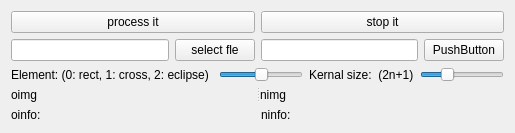
      <widget class="QWidget" name="tab_3">
       <attribute name="title">
        <string>Dilate</string>
       </attribute>
       <layout class="QVBoxLayout" name="verticalLayout_4">
        <item>
         <layout class="QHBoxLayout" name="horizontalLayout_9">
          <item>
           <widget class="QPushButton" name="pushButton_11">
            <property name="text">
             <string>process it</string>
            </property>
           </widget>
          </item>
          <item>
           <widget class="QPushButton" name="pushButton_12">
            <property name="text">
             <string>stop it</string>
            </property>
           </widget>
          </item>
         </layout>
        </item>
        <item>
         <layout class="QHBoxLayout" name="horizontalLayout_8">
          <item>
           <widget class="QLineEdit" name="lineEdit_5"/>
          </item>
          <item>
           <widget class="QPushButton" name="pushButton_9">
            <property name="text">
             <string>select fle</string>
            </property>
           </widget>
          </item>
          <item>
           <widget class="QLineEdit" name="lineEdit_6"/>
          </item>
          <item>
           <widget class="QPushButton" name="pushButton_10">
            <property name="text">
             <string>PushButton</string>
            </property>
           </widget>
          </item>
         </layout>
        </item>
        <item>
         <layout class="QHBoxLayout" name="horizontalLayout_11">
          <item>
           <widget class="QLabel" name="label_18">
            <property name="text">
             <string>Element: (0: rect, 1: cross, 2: eclipse) </string>
            </property>
           </widget>
          </item>
          <item>
           <widget class="QSlider" name="horizontalSlider_3">
            <property name="maximum">
             <number>2</number>
            </property>
            <property name="value">
             <number>1</number>
            </property>
            <property name="orientation">
             <enum>Qt::Horizontal</enum>
            </property>
           </widget>
          </item>
          <item>
           <widget class="QLabel" name="label_19">
            <property name="text">
             <string>Kernal size:  (2n+1)</string>
            </property>
           </widget>
          </item>
          <item>
           <widget class="QSlider" name="horizontalSlider_4">
            <property name="maximum">
             <number>21</number>
            </property>
            <property name="value">
             <number>6</number>
            </property>
            <property name="orientation">
             <enum>Qt::Horizontal</enum>
            </property>
           </widget>
          </item>
         </layout>
        </item>
        <item>
         <widget class="QSplitter" name="splitter_3">
          <property name="sizePolicy">
           <sizepolicy hsizetype="Expanding" vsizetype="Expanding">
            <horstretch>0</horstretch>
            <verstretch>0</verstretch>
           </sizepolicy>
          </property>
          <property name="orientation">
           <enum>Qt::Horizontal</enum>
          </property>
          <widget class="QLabel" name="label_10">
           <property name="sizePolicy">
            <sizepolicy hsizetype="Preferred" vsizetype="Expanding">
             <horstretch>0</horstretch>
             <verstretch>0</verstretch>
            </sizepolicy>
           </property>
           <property name="text">
            <string>oimg</string>
           </property>
          </widget>
          <widget class="QWidget" name="layoutWidget_6">
           <layout class="QGridLayout" name="gridLayout_3">
            <item row="0" column="0">
             <widget class="QLabel" name="label_11">
              <property name="sizePolicy">
               <sizepolicy hsizetype="Preferred" vsizetype="Preferred">
                <horstretch>0</horstretch>
                <verstretch>0</verstretch>
               </sizepolicy>
              </property>
              <property name="text">
               <string>nimg</string>
              </property>
             </widget>
            </item>
           </layout>
          </widget>
         </widget>
        </item>
        <item>
         <layout class="QHBoxLayout" name="horizontalLayout_10">
          <item>
           <widget class="QLabel" name="label_15">
            <property name="sizePolicy">
             <sizepolicy hsizetype="Preferred" vsizetype="Minimum">
              <horstretch>0</horstretch>
              <verstretch>0</verstretch>
             </sizepolicy>
            </property>
            <property name="maximumSize">
             <size>
              <width>16777215</width>
              <height>32</height>
             </size>
            </property>
            <property name="text">
             <string>oinfo:</string>
            </property>
           </widget>
          </item>
          <item>
           <widget class="QLabel" name="label_16">
            <property name="sizePolicy">
             <sizepolicy hsizetype="Preferred" vsizetype="Minimum">
              <horstretch>0</horstretch>
              <verstretch>0</verstretch>
             </sizepolicy>
            </property>
            <property name="maximumSize">
             <size>
              <width>16777215</width>
              <height>32</height>
             </size>
            </property>
            <property name="text">
             <string>ninfo:</string>
            </property>
           </widget>
          </item>
         </layout>
        </item>
       </layout>
      </widget>
